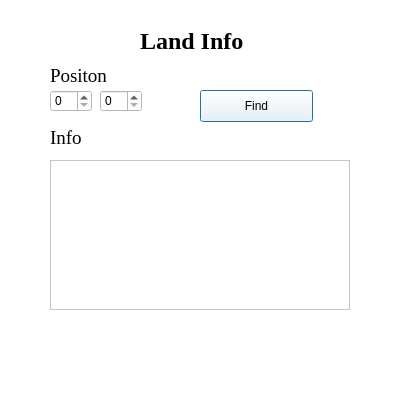
<?xml version="1.0" encoding="UTF-8"?>
<ui version="4.0">
 <class>LandInfo</class>
 <widget class="QDialog" name="LandInfo">
  <property name="geometry">
   <rect>
    <x>0</x>
    <y>0</y>
    <width>400</width>
    <height>400</height>
   </rect>
  </property>
  <property name="palette">
   <palette>
    <active>
     <colorrole role="WindowText">
      <brush brushstyle="SolidPattern">
       <color alpha="255">
        <red>0</red>
        <green>0</green>
        <blue>0</blue>
       </color>
      </brush>
     </colorrole>
     <colorrole role="Button">
      <brush brushstyle="SolidPattern">
       <color alpha="255">
        <red>255</red>
        <green>255</green>
        <blue>255</blue>
       </color>
      </brush>
     </colorrole>
     <colorrole role="Light">
      <brush brushstyle="SolidPattern">
       <color alpha="255">
        <red>255</red>
        <green>255</green>
        <blue>255</blue>
       </color>
      </brush>
     </colorrole>
     <colorrole role="Midlight">
      <brush brushstyle="SolidPattern">
       <color alpha="255">
        <red>255</red>
        <green>255</green>
        <blue>255</blue>
       </color>
      </brush>
     </colorrole>
     <colorrole role="Dark">
      <brush brushstyle="SolidPattern">
       <color alpha="255">
        <red>127</red>
        <green>127</green>
        <blue>127</blue>
       </color>
      </brush>
     </colorrole>
     <colorrole role="Mid">
      <brush brushstyle="SolidPattern">
       <color alpha="255">
        <red>170</red>
        <green>170</green>
        <blue>170</blue>
       </color>
      </brush>
     </colorrole>
     <colorrole role="Text">
      <brush brushstyle="SolidPattern">
       <color alpha="255">
        <red>0</red>
        <green>0</green>
        <blue>0</blue>
       </color>
      </brush>
     </colorrole>
     <colorrole role="BrightText">
      <brush brushstyle="SolidPattern">
       <color alpha="255">
        <red>255</red>
        <green>255</green>
        <blue>255</blue>
       </color>
      </brush>
     </colorrole>
     <colorrole role="ButtonText">
      <brush brushstyle="SolidPattern">
       <color alpha="255">
        <red>0</red>
        <green>0</green>
        <blue>0</blue>
       </color>
      </brush>
     </colorrole>
     <colorrole role="Base">
      <brush brushstyle="SolidPattern">
       <color alpha="255">
        <red>255</red>
        <green>255</green>
        <blue>255</blue>
       </color>
      </brush>
     </colorrole>
     <colorrole role="Window">
      <brush brushstyle="SolidPattern">
       <color alpha="255">
        <red>255</red>
        <green>255</green>
        <blue>255</blue>
       </color>
      </brush>
     </colorrole>
     <colorrole role="Shadow">
      <brush brushstyle="SolidPattern">
       <color alpha="255">
        <red>0</red>
        <green>0</green>
        <blue>0</blue>
       </color>
      </brush>
     </colorrole>
     <colorrole role="AlternateBase">
      <brush brushstyle="SolidPattern">
       <color alpha="255">
        <red>255</red>
        <green>255</green>
        <blue>255</blue>
       </color>
      </brush>
     </colorrole>
     <colorrole role="ToolTipBase">
      <brush brushstyle="SolidPattern">
       <color alpha="255">
        <red>255</red>
        <green>255</green>
        <blue>220</blue>
       </color>
      </brush>
     </colorrole>
     <colorrole role="ToolTipText">
      <brush brushstyle="SolidPattern">
       <color alpha="255">
        <red>0</red>
        <green>0</green>
        <blue>0</blue>
       </color>
      </brush>
     </colorrole>
     <colorrole role="PlaceholderText">
      <brush brushstyle="SolidPattern">
       <color alpha="128">
        <red>0</red>
        <green>0</green>
        <blue>0</blue>
       </color>
      </brush>
     </colorrole>
    </active>
    <inactive>
     <colorrole role="WindowText">
      <brush brushstyle="SolidPattern">
       <color alpha="255">
        <red>0</red>
        <green>0</green>
        <blue>0</blue>
       </color>
      </brush>
     </colorrole>
     <colorrole role="Button">
      <brush brushstyle="SolidPattern">
       <color alpha="255">
        <red>255</red>
        <green>255</green>
        <blue>255</blue>
       </color>
      </brush>
     </colorrole>
     <colorrole role="Light">
      <brush brushstyle="SolidPattern">
       <color alpha="255">
        <red>255</red>
        <green>255</green>
        <blue>255</blue>
       </color>
      </brush>
     </colorrole>
     <colorrole role="Midlight">
      <brush brushstyle="SolidPattern">
       <color alpha="255">
        <red>255</red>
        <green>255</green>
        <blue>255</blue>
       </color>
      </brush>
     </colorrole>
     <colorrole role="Dark">
      <brush brushstyle="SolidPattern">
       <color alpha="255">
        <red>127</red>
        <green>127</green>
        <blue>127</blue>
       </color>
      </brush>
     </colorrole>
     <colorrole role="Mid">
      <brush brushstyle="SolidPattern">
       <color alpha="255">
        <red>170</red>
        <green>170</green>
        <blue>170</blue>
       </color>
      </brush>
     </colorrole>
     <colorrole role="Text">
      <brush brushstyle="SolidPattern">
       <color alpha="255">
        <red>0</red>
        <green>0</green>
        <blue>0</blue>
       </color>
      </brush>
     </colorrole>
     <colorrole role="BrightText">
      <brush brushstyle="SolidPattern">
       <color alpha="255">
        <red>255</red>
        <green>255</green>
        <blue>255</blue>
       </color>
      </brush>
     </colorrole>
     <colorrole role="ButtonText">
      <brush brushstyle="SolidPattern">
       <color alpha="255">
        <red>0</red>
        <green>0</green>
        <blue>0</blue>
       </color>
      </brush>
     </colorrole>
     <colorrole role="Base">
      <brush brushstyle="SolidPattern">
       <color alpha="255">
        <red>255</red>
        <green>255</green>
        <blue>255</blue>
       </color>
      </brush>
     </colorrole>
     <colorrole role="Window">
      <brush brushstyle="SolidPattern">
       <color alpha="255">
        <red>255</red>
        <green>255</green>
        <blue>255</blue>
       </color>
      </brush>
     </colorrole>
     <colorrole role="Shadow">
      <brush brushstyle="SolidPattern">
       <color alpha="255">
        <red>0</red>
        <green>0</green>
        <blue>0</blue>
       </color>
      </brush>
     </colorrole>
     <colorrole role="AlternateBase">
      <brush brushstyle="SolidPattern">
       <color alpha="255">
        <red>255</red>
        <green>255</green>
        <blue>255</blue>
       </color>
      </brush>
     </colorrole>
     <colorrole role="ToolTipBase">
      <brush brushstyle="SolidPattern">
       <color alpha="255">
        <red>255</red>
        <green>255</green>
        <blue>220</blue>
       </color>
      </brush>
     </colorrole>
     <colorrole role="ToolTipText">
      <brush brushstyle="SolidPattern">
       <color alpha="255">
        <red>0</red>
        <green>0</green>
        <blue>0</blue>
       </color>
      </brush>
     </colorrole>
     <colorrole role="PlaceholderText">
      <brush brushstyle="SolidPattern">
       <color alpha="128">
        <red>0</red>
        <green>0</green>
        <blue>0</blue>
       </color>
      </brush>
     </colorrole>
    </inactive>
    <disabled>
     <colorrole role="WindowText">
      <brush brushstyle="SolidPattern">
       <color alpha="255">
        <red>127</red>
        <green>127</green>
        <blue>127</blue>
       </color>
      </brush>
     </colorrole>
     <colorrole role="Button">
      <brush brushstyle="SolidPattern">
       <color alpha="255">
        <red>255</red>
        <green>255</green>
        <blue>255</blue>
       </color>
      </brush>
     </colorrole>
     <colorrole role="Light">
      <brush brushstyle="SolidPattern">
       <color alpha="255">
        <red>255</red>
        <green>255</green>
        <blue>255</blue>
       </color>
      </brush>
     </colorrole>
     <colorrole role="Midlight">
      <brush brushstyle="SolidPattern">
       <color alpha="255">
        <red>255</red>
        <green>255</green>
        <blue>255</blue>
       </color>
      </brush>
     </colorrole>
     <colorrole role="Dark">
      <brush brushstyle="SolidPattern">
       <color alpha="255">
        <red>127</red>
        <green>127</green>
        <blue>127</blue>
       </color>
      </brush>
     </colorrole>
     <colorrole role="Mid">
      <brush brushstyle="SolidPattern">
       <color alpha="255">
        <red>170</red>
        <green>170</green>
        <blue>170</blue>
       </color>
      </brush>
     </colorrole>
     <colorrole role="Text">
      <brush brushstyle="SolidPattern">
       <color alpha="255">
        <red>127</red>
        <green>127</green>
        <blue>127</blue>
       </color>
      </brush>
     </colorrole>
     <colorrole role="BrightText">
      <brush brushstyle="SolidPattern">
       <color alpha="255">
        <red>255</red>
        <green>255</green>
        <blue>255</blue>
       </color>
      </brush>
     </colorrole>
     <colorrole role="ButtonText">
      <brush brushstyle="SolidPattern">
       <color alpha="255">
        <red>127</red>
        <green>127</green>
        <blue>127</blue>
       </color>
      </brush>
     </colorrole>
     <colorrole role="Base">
      <brush brushstyle="SolidPattern">
       <color alpha="255">
        <red>255</red>
        <green>255</green>
        <blue>255</blue>
       </color>
      </brush>
     </colorrole>
     <colorrole role="Window">
      <brush brushstyle="SolidPattern">
       <color alpha="255">
        <red>255</red>
        <green>255</green>
        <blue>255</blue>
       </color>
      </brush>
     </colorrole>
     <colorrole role="Shadow">
      <brush brushstyle="SolidPattern">
       <color alpha="255">
        <red>0</red>
        <green>0</green>
        <blue>0</blue>
       </color>
      </brush>
     </colorrole>
     <colorrole role="AlternateBase">
      <brush brushstyle="SolidPattern">
       <color alpha="255">
        <red>255</red>
        <green>255</green>
        <blue>255</blue>
       </color>
      </brush>
     </colorrole>
     <colorrole role="ToolTipBase">
      <brush brushstyle="SolidPattern">
       <color alpha="255">
        <red>255</red>
        <green>255</green>
        <blue>220</blue>
       </color>
      </brush>
     </colorrole>
     <colorrole role="ToolTipText">
      <brush brushstyle="SolidPattern">
       <color alpha="255">
        <red>0</red>
        <green>0</green>
        <blue>0</blue>
       </color>
      </brush>
     </colorrole>
     <colorrole role="PlaceholderText">
      <brush brushstyle="SolidPattern">
       <color alpha="128">
        <red>0</red>
        <green>0</green>
        <blue>0</blue>
       </color>
      </brush>
     </colorrole>
    </disabled>
   </palette>
  </property>
  <property name="windowTitle">
   <string>Land Info</string>
  </property>
  <widget class="QSpinBox" name="posForInfoX">
   <property name="geometry">
    <rect>
     <x>50</x>
     <y>90</y>
     <width>42</width>
     <height>22</height>
    </rect>
   </property>
  </widget>
  <widget class="QLabel" name="label_2">
   <property name="geometry">
    <rect>
     <x>50</x>
     <y>65</y>
     <width>61</width>
     <height>21</height>
    </rect>
   </property>
   <property name="font">
    <font>
     <family>Times New Roman</family>
     <pointsize>14</pointsize>
    </font>
   </property>
   <property name="text">
    <string>Positon</string>
   </property>
  </widget>
  <widget class="QSpinBox" name="posForInfoY">
   <property name="geometry">
    <rect>
     <x>100</x>
     <y>90</y>
     <width>42</width>
     <height>22</height>
    </rect>
   </property>
  </widget>
  <widget class="QTextEdit" name="landInfoWindow">
   <property name="geometry">
    <rect>
     <x>50</x>
     <y>160</y>
     <width>300</width>
     <height>150</height>
    </rect>
   </property>
  </widget>
  <widget class="QLabel" name="label">
   <property name="geometry">
    <rect>
     <x>140</x>
     <y>30</y>
     <width>111</width>
     <height>21</height>
    </rect>
   </property>
   <property name="font">
    <font>
     <family>Times New Roman</family>
     <pointsize>18</pointsize>
     <weight>75</weight>
     <bold>true</bold>
    </font>
   </property>
   <property name="text">
    <string>Land Info</string>
   </property>
  </widget>
  <widget class="QLabel" name="label_3">
   <property name="geometry">
    <rect>
     <x>50</x>
     <y>130</y>
     <width>59</width>
     <height>16</height>
    </rect>
   </property>
   <property name="font">
    <font>
     <family>Times New Roman</family>
     <pointsize>14</pointsize>
    </font>
   </property>
   <property name="text">
    <string>Info</string>
   </property>
  </widget>
  <widget class="QPushButton" name="landInfoButton">
   <property name="geometry">
    <rect>
     <x>200</x>
     <y>90</y>
     <width>113</width>
     <height>32</height>
    </rect>
   </property>
   <property name="text">
    <string>Find</string>
   </property>
  </widget>
 </widget>
 <resources/>
 <connections/>
</ui>
